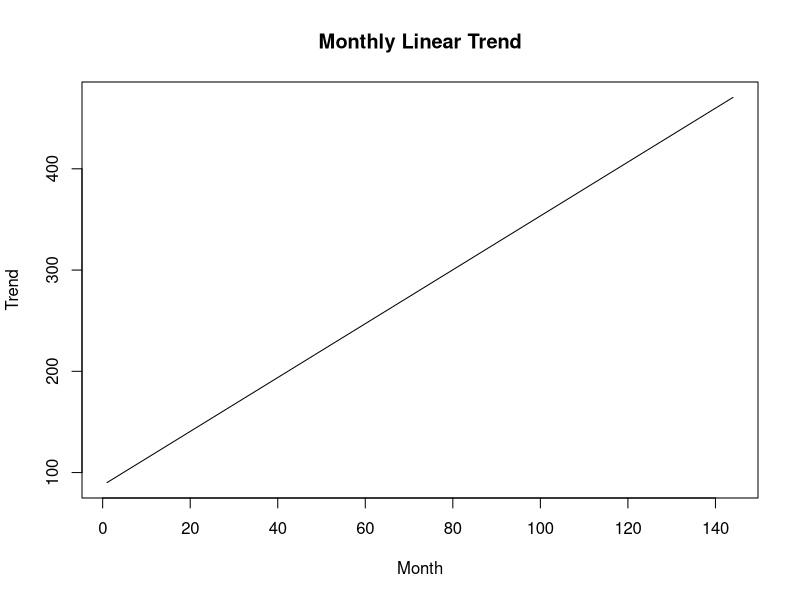
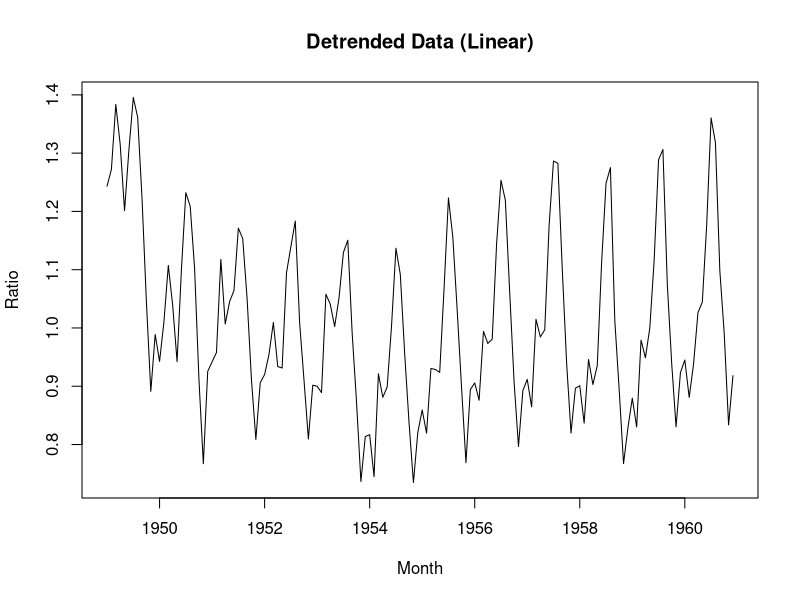

R code for these plots, in order: (Note: this script raises an error after producing the figures.)
##  Ratio to Trend Modelling – AirPassengers (Linear and Quadratic Trend)

# Load data
data("AirPassengers")

# Step 1: Compute Yearly Averages
yearly_avg = aggregate(AirPassengers, nfrequency = 1, FUN = mean)
yearly_avg

# Time variable
t = 1:12

## --- LINEAR TREND MODEL ---
linear_trend = lm(yearly_avg ~ t)
summary(linear_trend)

# Estimate monthly linear trend
t_full = 6:149
monthly_linear_trend = coef(linear_trend)[1] + coef(linear_trend)[2] * ((t_full + 0.5) / 12)
plot(monthly_linear_trend, type = "l", main = "Monthly Linear Trend", ylab = "Trend", xlab = "Month")

# Step 2a: Detrending using Linear Trend
detrended_linear = AirPassengers / monthly_linear_trend
plot(detrended_linear, main = "Detrended Data (Linear)", ylab = "Ratio", xlab = "Month")

# Step 3a: Seasonal Indices from Linear Detrending
seasonal_indices_linear = tapply(detrended_linear, cycle(AirPassengers), mean, na.rm = TRUE)
seasonal_indices_linear=seasonal_component_linear/mean(seasonal_indices_linear)
plot(seasonal_indices_linear, type = "l", main = "Seasonal Indices (Linear)", ylab = "Index", xlab = "Month")

# Step 4a: Deseasonalise Data
seasonal_component_linear = rep(seasonal_indices_linear, length.out = length(AirPassengers))
deseasonalised_linear = AirPassengers / seasonal_component_linear
plot(deseasonalised_linear, main = "Deseasonalised Data (Linear)", ylab = "Value", xlab = "Month")

# Step 5a: Irregular Component (Linear)
irregular_component_linear = AirPassengers / (monthly_linear_trend * seasonal_component_linear)
plot(irregular_component_linear, main = "Irregular Component (Linear)", ylab = "Component", xlab = "Month")


## --- QUADRATIC (POLYNOMIAL) TREND MODEL ---
poly_trend = lm(yearly_avg ~ t + I(t^2))
summary(poly_trend)

# Estimate monthly trend from polynomial
monthly_poly_trend = 102.7064 + (19.1039/12)*(t_full + 0.5) + (0.9862/144)*((t_full + 0.5)^2)
plot(monthly_poly_trend, type = "l", main = "Monthly Quadratic Trend", ylab = "Trend", xlab = "Month")
trend_estimate = monthly_poly_trend

# Step 2b: Detrending using Polynomial Trend
detrended_poly = AirPassengers / trend_estimate
plot(detrended_poly, main = "Detrended Data (Quadratic)", ylab = "Ratio", xlab = "Month")

# Step 3b: Seasonal Indices from Polynomial Detrending
seasonal_indices_poly = tapply(detrended_poly, cycle(AirPassengers), mean, na.rm = TRUE)
seasonal_indices_poly=seasonal_indices_poly/mean(seasonal_indices_poly)
plot(seasonal_indices_poly, type = "l", main = "Seasonal Indices (Quadratic)", ylab = "Index", xlab = "Month")

# Step 4b: Deseasonalise Data
seasonal_component_poly = rep(seasonal_indices_poly, length.out = length(AirPassengers))
deseasonalised_poly = AirPassengers / seasonal_component_poly
plot(deseasonalised_poly, main = "Deseasonalised Data (Quadratic)", ylab = "Value", xlab = "Month")

# Step 5b: Irregular Component (Quadratic)
irregular_component_poly = AirPassengers / (trend_estimate * seasonal_component_poly)
plot(irregular_component_poly, main = "Irregular Component (Quadratic)", ylab = "Component", xlab = "Month")